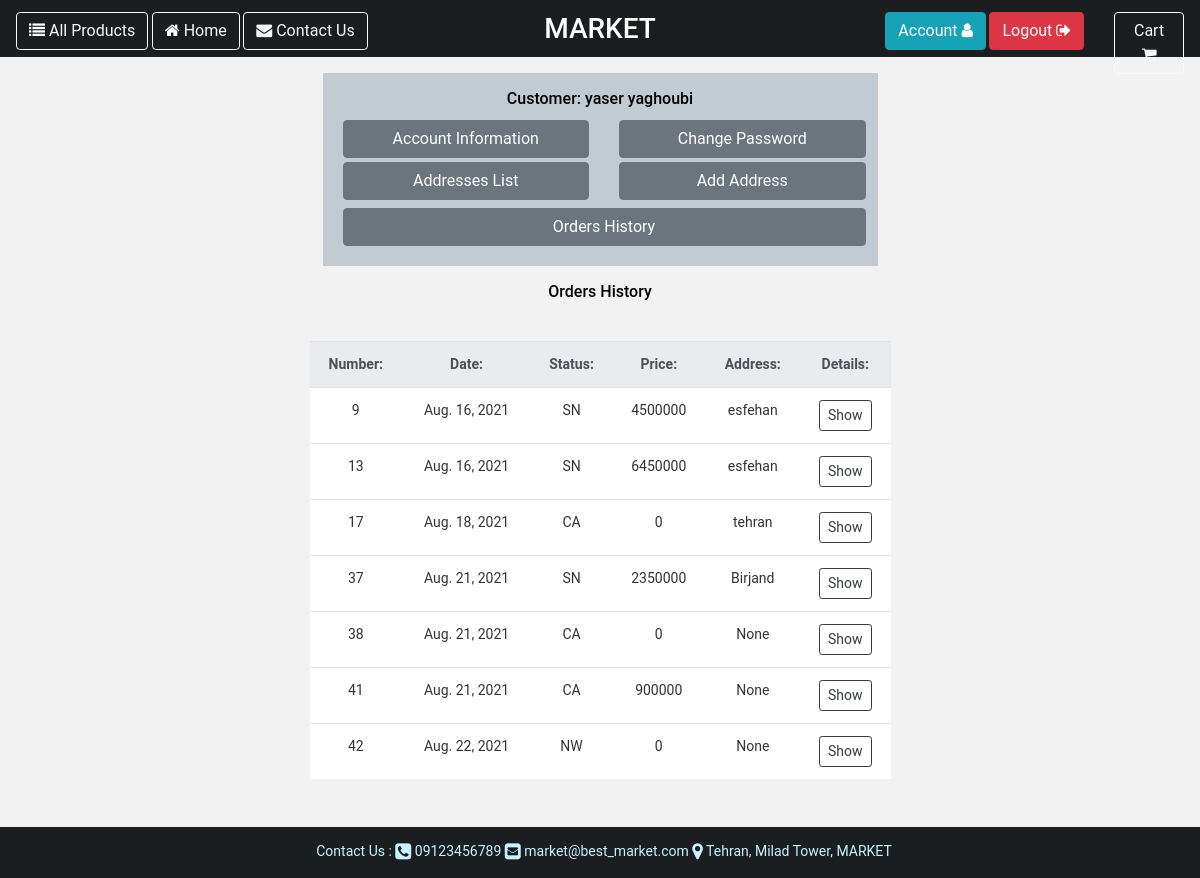
Page /customer/dashboard/orders/ (signed in) on the earlier database version.
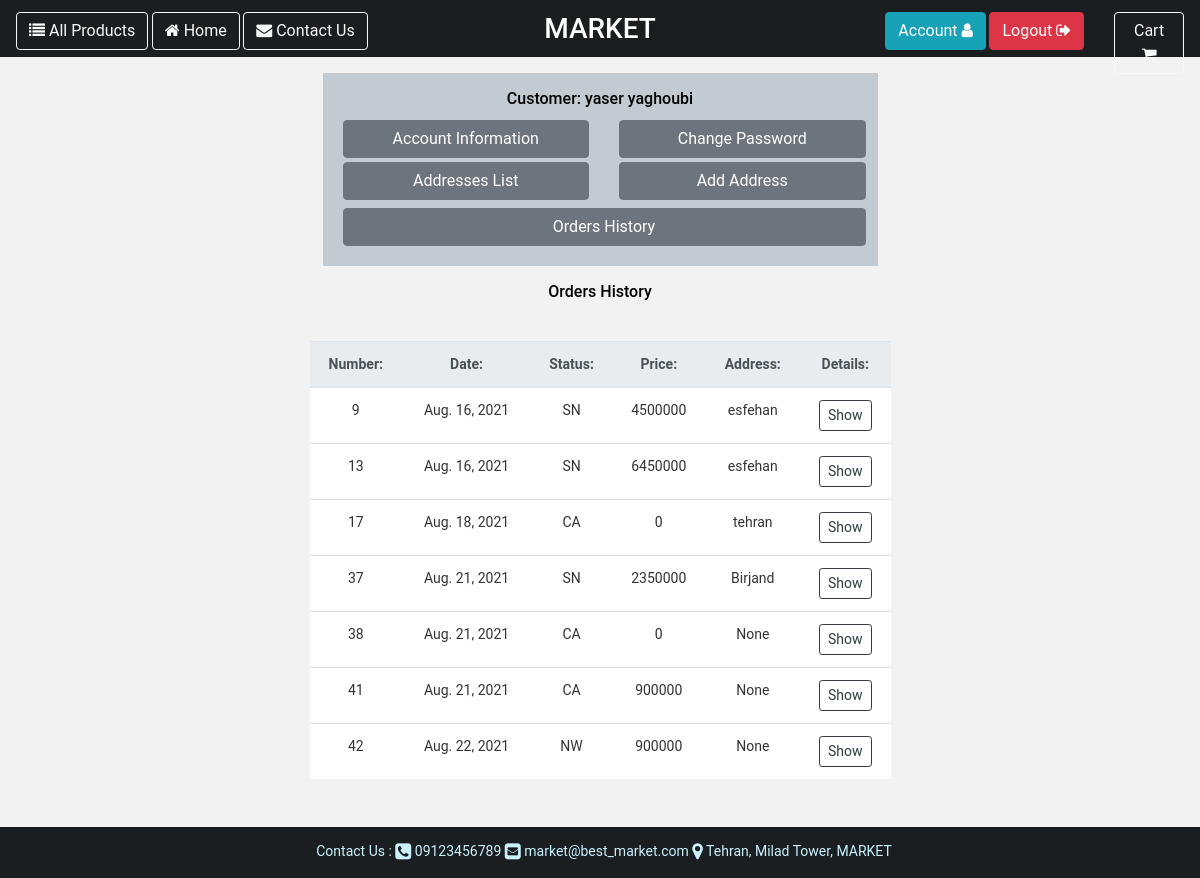
Same page on the later database version.
### order/models.py (models this page shows, shortened)
class Cart(BaseModel):
    customer = models.ForeignKey(Customer, verbose_name=_('customer'),
                                 help_text=_('specify owner customer for cart'),
                                 null=True, blank=True, on_delete=models.PROTECT)
    status = models.CharField(verbose_name=_('cart status'), help_text=_('display cart status'), max_length=20,
                              blank=False, null=False, choices=[('WA', _('waiting')), ('PD', _('paid'))],
                              default='WA')
    final_price = models.IntegerField(verbose_name=_('final price'), help_text=_('final cart price'),
                                    null=True, blank=True)
    order_status = models.CharField(verbose_name=_('customer order status'), help_text=_('display status of order'),
                                    blank=False, null=False,
                                    choices=[('NW', _('new')), ('SN', _('send')), ('CA', _('cancel'))],
                                    default='NW', max_length=20)
    order_address = models.ForeignKey(Address, verbose_name=_('customer address'),
                                      help_text=_('specify address for send order'),
                                      null=True, blank=True, on_delete=models.PROTECT)
    def order_date(self):
        return self.create_timestamp.date()

### customer/views.py (the view)
# urls.py: path('dashboard/orders/', CustomerCartArchiveIndexView.as_view(), name='customer_cart_archive'),
class CustomerCartArchiveIndexView(View):
    def get(self, request, *args, **kwargs):
        customer = Customer.objects.get(id=self.request.user.id)
        carts = Cart.objects.archive().filter(customer=customer)
        return render(request, 'customer/customer_carts.html',
                      {'carts': carts, 'customer': customer})

### core/models.py (called while the page is built)
    def archive(self):
        return super().get_queryset()

    def get_queryset(self):
        return super().get_queryset().filter(deleted=False)

### customer/models.py (called while the page is built)
    def customer_name(self):
        return self.__str__()

    def __str__(self):
        return f'{self.first_name} {self.last_name}'

    def __str__(self):
        return f'{self.city}'

### templates/customer/customer_carts.html (shortened to what this page needs)
{% extends "base.html" %}
{% load i18n %}
{% load static %}
{% block content %}
    <div class="container-fluid pt-3" style="min-height: 85vh">
        <div class="row m-auto w-50">
            <div class="col-12 text-center">
                {% include 'customer/customer_panel.html' with customer_panel=customer %}
            </div>
        </div>
        <div class="container-fluid p-3 w-50 m-auto">
            <div class="row">
                <h6 class="col-12 text-center">
                    {% translate 'Orders History' %}</h6>
            <div class="container-fluid address_card_view text-left m-2 mt-2 p-2" style="">
    <div class="row form-group">
        <table class="table table-responsive-md m-auto">
            <tr style="background-color: #c2cbd1; text-align: center" class="thead-light">
                <th>
                    {% translate 'Number:' %}
                </th>
                <th>
                    {% translate 'Date:' %}
                </th>
                <th>
                    {% translate 'Status:' %}
                </th>
                <th>
                    {% translate 'Price:' %}
                </th>
                <th>
                    {% translate 'Address:' %}
                </th>
                <th>
                    {% translate 'Details:' %}
                </th>
            </tr>
                {% for cart in carts %}
                    {% include 'order/cart_card.html' with cart_card=cart %}
                {% endfor %}
        </table>
    </div>
</div>
            </div>
        </div>
    </div>
    </div>
{% endblock %}

### templates/order/cart_card.html
{% load i18n %}
<tr style="background-color: white; text-align: center">
    <td style="color: #353232; ">{{ cart_card.id }}</td>
    <td style="color: #353232; ">{{ cart_card.order_date }}</td>
    <td style="color: #353232; ">{{ cart_card.order_status }}</td>
    <td style="color: #353232; ">{{ cart_card.final_price }}</td>
    <td style="color: #353232; ">{{ cart_card.order_address }}</td>
    <td style="color: #353232; ">
        <a href="/customer/dashboard/orders/{{ cart_card.id }}">
            <button class="btn btn-outline-dark btn-sm">
                {% translate 'Show' %}
            </button>
        </a>
    </td>
</tr>

Differences in the rows shown:
changed Cart "Aug. 22, 2021": final_price "0" → "900000"
